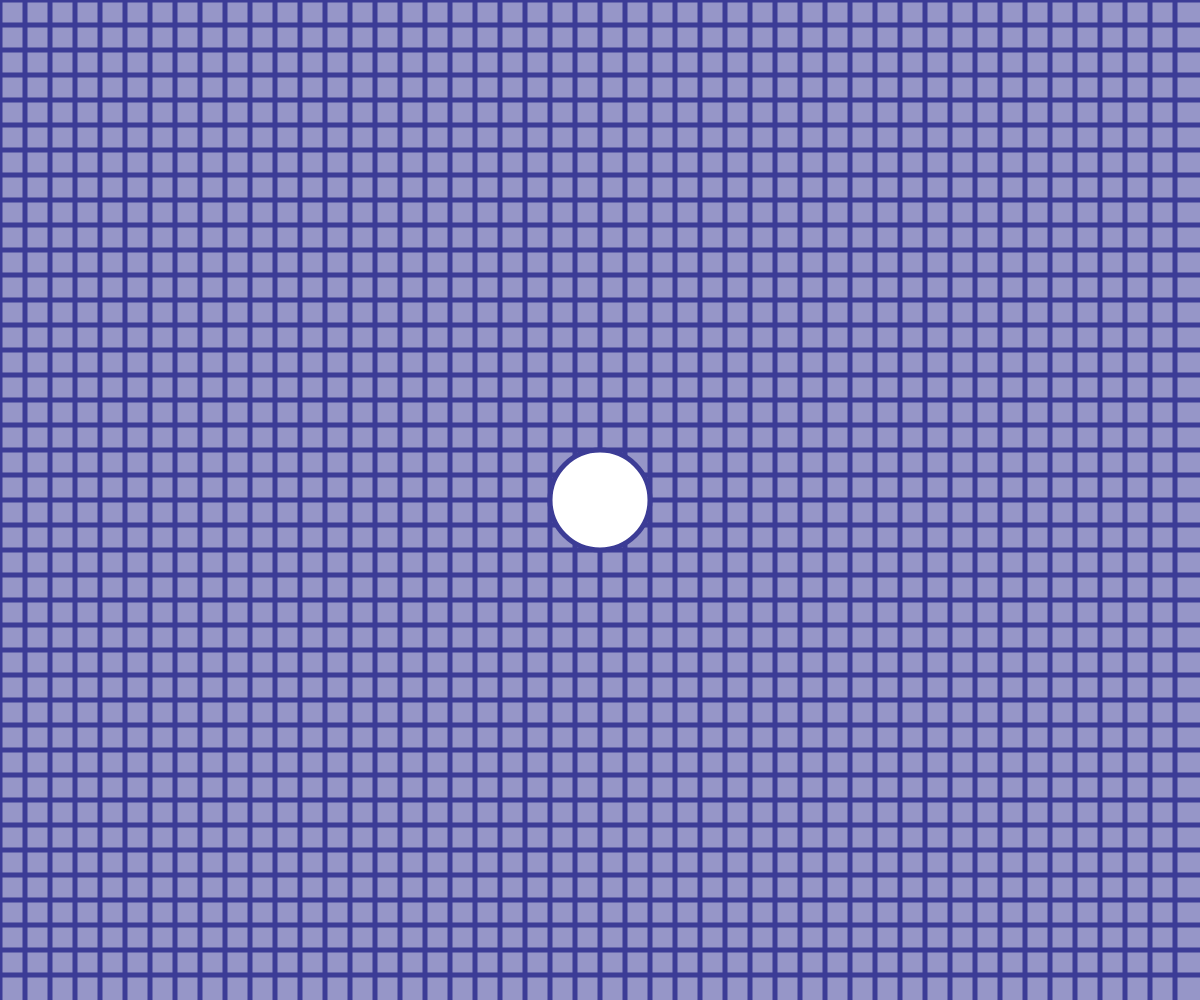
Frame 1 (no input)
Frame 2 (the mouse pressed at the canvas centre, redrawn once): identical to frame 1, image omitted

The p5.js sketch that drew this single still picture (run headless with seeded random() and noise() and a simulated clock; the mouse was pressed at the canvas centre and the sketch redrawn once):

// p5.js sketch
// ── sketch.js
p5.disableFriendlyErrors = true;

function setup() {
  createCanvas(windowWidth, windowHeight);
  noLoop();
}

function draw() {
  drawGrid();
}

function drawGrid() {
  background(150, 150, 200);
  noFill();
  stroke(60, 60, 150);
  strokeWeight(5);
  for(y = 0; y < windowHeight/25; y++) {
    line(0,y*25,windowWidth,y*25);
  }
  for(x = 0; x < windowWidth/25; x++) {
    line(x*25,0,x*25,windowHeight);
  }
  fill(255);
  strokeWeight(5);
  ellipse(width/2,height/2,100);
  fill(255);
  stroke(0);
  strokeWeight(5);
}

function windowResized() {
  resizeCanvas(windowWidth, windowHeight);
}
